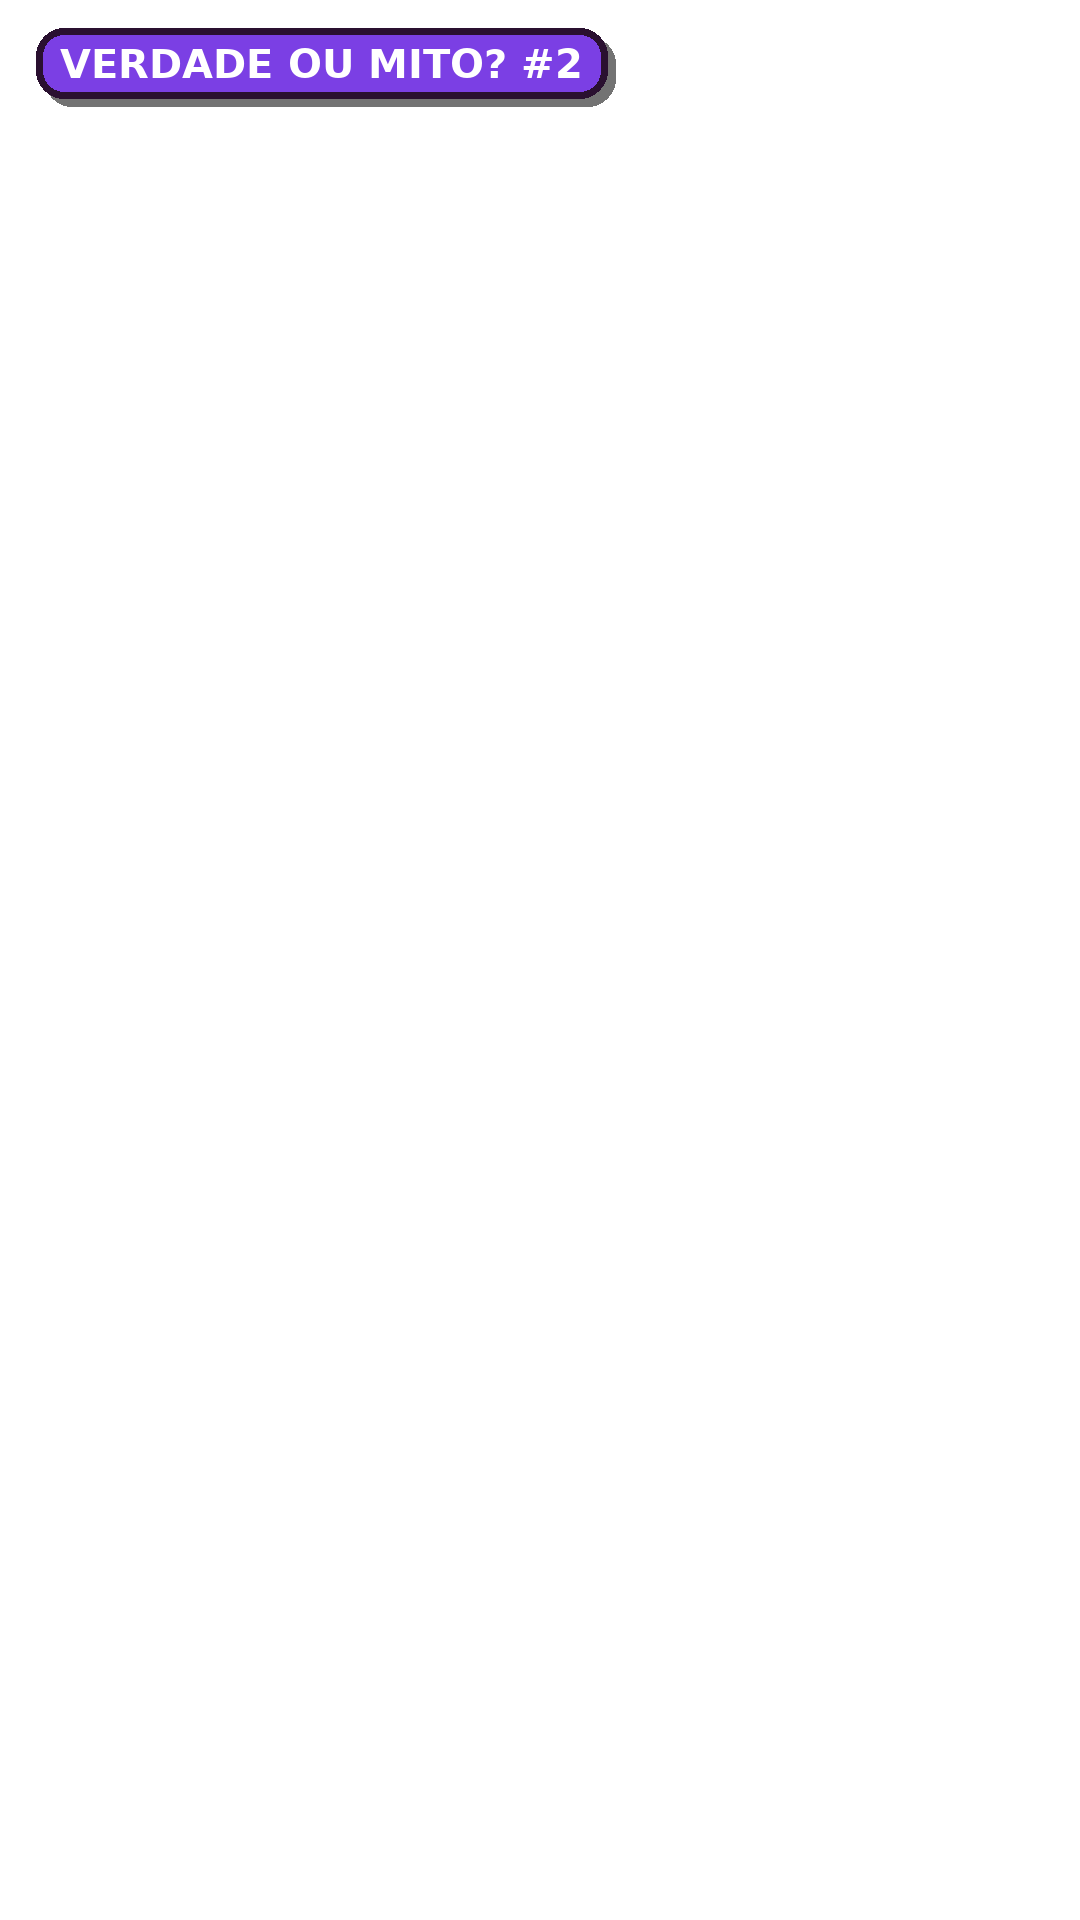

Write the Python code that produced this figure.
exec(open('/home/claude/palitolandia-midia/motor/capas.py').read().split("W,K,Y,R=")[0])
from PIL import Image, ImageDraw
im=Image.new('RGBA',(1080,1920),(0,0,0,0)); d=ImageDraw.Draw(im); f=font(40); t="VERDADE OU MITO? #2"; w=d.textlength(t,font=f)
d.rounded_rectangle((44,36,44+w+48,36+70),28,fill=(0,0,0,140)); d.rounded_rectangle((36,28,36+w+48,28+70),28,fill='#7b3fe4',outline='#2a1030',width=7)
d.text((60,40),t,font=f,fill='#fff'); im.save('serie.png')
